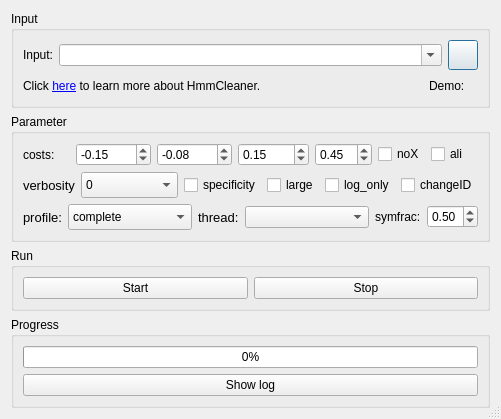
<?xml version="1.0" encoding="UTF-8"?>
<ui version="4.0">
 <class>HmmCleaner</class>
 <widget class="QDialog" name="HmmCleaner">
  <property name="geometry">
   <rect>
    <x>0</x>
    <y>0</y>
    <width>501</width>
    <height>388</height>
   </rect>
  </property>
  <property name="windowTitle">
   <string>HmmCleaner</string>
  </property>
  <property name="styleSheet">
   <string notr="true"/>
  </property>
  <property name="sizeGripEnabled">
   <bool>true</bool>
  </property>
  <layout class="QVBoxLayout" name="verticalLayout">
   <item>
    <widget class="QGroupBox" name="groupBox_4">
     <property name="title">
      <string>Input</string>
     </property>
     <layout class="QGridLayout" name="gridLayout_2">
      <item row="0" column="0">
       <layout class="QHBoxLayout" name="horizontalLayout_5">
        <item>
         <widget class="QLabel" name="label_4">
          <property name="text">
           <string>Input:</string>
          </property>
         </widget>
        </item>
        <item>
         <widget class="ListQCombobox" name="comboBox_4">
          <property name="sizePolicy">
           <sizepolicy hsizetype="Expanding" vsizetype="Fixed">
            <horstretch>0</horstretch>
            <verstretch>0</verstretch>
           </sizepolicy>
          </property>
          <property name="acceptDrops">
           <bool>true</bool>
          </property>
          <property name="editable">
           <bool>true</bool>
          </property>
          <property name="sizeAdjustPolicy">
           <enum>QComboBox::AdjustToMinimumContentsLength</enum>
          </property>
         </widget>
        </item>
        <item>
         <widget class="QPushButton" name="pushButton_3">
          <property name="sizePolicy">
           <sizepolicy hsizetype="Fixed" vsizetype="Fixed">
            <horstretch>0</horstretch>
            <verstretch>0</verstretch>
           </sizepolicy>
          </property>
          <property name="minimumSize">
           <size>
            <width>30</width>
            <height>30</height>
           </size>
          </property>
          <property name="maximumSize">
           <size>
            <width>30</width>
            <height>30</height>
           </size>
          </property>
          <property name="styleSheet">
           <string notr="true"/>
          </property>
          <property name="text">
           <string/>
          </property>
         </widget>
        </item>
       </layout>
      </item>
      <item row="1" column="0">
       <layout class="QHBoxLayout" name="horizontalLayout_3">
        <item>
         <widget class="QLabel" name="label_5">
          <property name="text">
           <string>&lt;html&gt;&lt;head/&gt;&lt;body&gt;&lt;p&gt;Click &lt;a href=&quot;https://metacpan.org/pod/release/ARNODF/Bio-MUST-Apps-HmmCleaner-0.180750/bin/HmmCleaner.pl&quot;&gt;&lt;span style=&quot; text-decoration: underline; color:#0000ff;&quot;&gt;here&lt;/span&gt;&lt;/a&gt; to learn more about HmmCleaner.&lt;/p&gt;&lt;/body&gt;&lt;/html&gt;</string>
          </property>
          <property name="openExternalLinks">
           <bool>true</bool>
          </property>
         </widget>
        </item>
        <item>
         <spacer name="horizontalSpacer">
          <property name="orientation">
           <enum>Qt::Horizontal</enum>
          </property>
          <property name="sizeHint" stdset="0">
           <size>
            <width>58</width>
            <height>20</height>
           </size>
          </property>
         </spacer>
        </item>
        <item>
         <widget class="QLabel" name="label_3">
          <property name="text">
           <string>Demo:</string>
          </property>
         </widget>
        </item>
        <item>
         <widget class="ClickedLableGif" name="label_7">
          <property name="toolTip">
           <string>Brief example</string>
          </property>
          <property name="text">
           <string/>
          </property>
         </widget>
        </item>
       </layout>
      </item>
     </layout>
    </widget>
   </item>
   <item>
    <widget class="QGroupBox" name="groupBox_2">
     <property name="title">
      <string>Parameter</string>
     </property>
     <layout class="QVBoxLayout" name="verticalLayout_3">
      <item>
       <layout class="QHBoxLayout" name="horizontalLayout">
        <item>
         <widget class="QLabel" name="label">
          <property name="toolTip">
           <string>Cost parameters that defines the low similarity segments detected by HmmCleaner</string>
          </property>
          <property name="text">
           <string>costs:</string>
          </property>
         </widget>
        </item>
        <item>
         <widget class="QDoubleSpinBox" name="doubleSpinBox">
          <property name="minimum">
           <double>-9999.000000000000000</double>
          </property>
          <property name="maximum">
           <double>0.000000000000000</double>
          </property>
          <property name="singleStep">
           <double>0.010000000000000</double>
          </property>
          <property name="value">
           <double>-0.150000000000000</double>
          </property>
         </widget>
        </item>
        <item>
         <widget class="QDoubleSpinBox" name="doubleSpinBox_2">
          <property name="minimum">
           <double>-9999.000000000000000</double>
          </property>
          <property name="maximum">
           <double>0.000000000000000</double>
          </property>
          <property name="singleStep">
           <double>0.010000000000000</double>
          </property>
          <property name="value">
           <double>-0.080000000000000</double>
          </property>
         </widget>
        </item>
        <item>
         <widget class="QDoubleSpinBox" name="doubleSpinBox_3">
          <property name="maximum">
           <double>9999.000000000000000</double>
          </property>
          <property name="singleStep">
           <double>0.010000000000000</double>
          </property>
          <property name="value">
           <double>0.150000000000000</double>
          </property>
         </widget>
        </item>
        <item>
         <widget class="QDoubleSpinBox" name="doubleSpinBox_4">
          <property name="singleStep">
           <double>0.010000000000000</double>
          </property>
          <property name="value">
           <double>0.450000000000000</double>
          </property>
         </widget>
        </item>
        <item>
         <widget class="QCheckBox" name="checkBox_5">
          <property name="toolTip">
           <string>Convert X characters to gaps that will not be taken into account by HmmCleaner.</string>
          </property>
          <property name="layoutDirection">
           <enum>Qt::LeftToRight</enum>
          </property>
          <property name="text">
           <string>noX</string>
          </property>
         </widget>
        </item>
        <item>
         <widget class="QCheckBox" name="checkBox_4">
          <property name="toolTip">
           <string>Outputs result file(s) in ali MUST format.</string>
          </property>
          <property name="text">
           <string>ali</string>
          </property>
         </widget>
        </item>
       </layout>
      </item>
      <item>
       <layout class="QHBoxLayout" name="horizontalLayout_4">
        <item>
         <widget class="QLabel" name="label_25">
          <property name="font">
           <font>
            <pointsize>10</pointsize>
           </font>
          </property>
          <property name="toolTip">
           <string>Verbosity level for logging to STDERR </string>
          </property>
          <property name="text">
           <string>verbosity</string>
          </property>
          <property name="buddy">
           <cstring>comboBox_3</cstring>
          </property>
         </widget>
        </item>
        <item>
         <widget class="QComboBox" name="comboBox_5">
          <property name="sizePolicy">
           <sizepolicy hsizetype="Expanding" vsizetype="Fixed">
            <horstretch>0</horstretch>
            <verstretch>0</verstretch>
           </sizepolicy>
          </property>
          <property name="minimumSize">
           <size>
            <width>13</width>
            <height>26</height>
           </size>
          </property>
          <property name="toolTip">
           <string>Verbosity level for logging to STDERR </string>
          </property>
          <item>
           <property name="text">
            <string>0</string>
           </property>
          </item>
          <item>
           <property name="text">
            <string>1</string>
           </property>
          </item>
          <item>
           <property name="text">
            <string>2</string>
           </property>
          </item>
          <item>
           <property name="text">
            <string>3</string>
           </property>
          </item>
          <item>
           <property name="text">
            <string>4</string>
           </property>
          </item>
          <item>
           <property name="text">
            <string>5</string>
           </property>
          </item>
         </widget>
        </item>
        <item>
         <widget class="QCheckBox" name="checkBox">
          <property name="toolTip">
           <string>Load predifined cost parameters optimized to give more weigth on specificity. Can be use with --large option. User defined costs will be prioritary if present.</string>
          </property>
          <property name="text">
           <string>specificity</string>
          </property>
         </widget>
        </item>
        <item>
         <widget class="QCheckBox" name="checkBox_2">
          <property name="toolTip">
           <string>Load predifined cost parameters optimized for MSA with at least 50 sequences. Can be use with --specificity option. User defined costs will be prioritary if present.</string>
          </property>
          <property name="text">
           <string>large</string>
          </property>
         </widget>
        </item>
        <item>
         <widget class="QCheckBox" name="checkBox_3">
          <property name="toolTip">
           <string>Only outputs list of segments removed.</string>
          </property>
          <property name="text">
           <string>log_only</string>
          </property>
         </widget>
        </item>
        <item>
         <widget class="QCheckBox" name="checkBox_6">
          <property name="toolTip">
           <string>Determine if output will have defline with generic suffix (_hmmcleaned)</string>
          </property>
          <property name="text">
           <string>changeID</string>
          </property>
         </widget>
        </item>
       </layout>
      </item>
      <item>
       <layout class="QHBoxLayout" name="horizontalLayout_6">
        <item>
         <widget class="QLabel" name="label_24">
          <property name="font">
           <font>
            <pointsize>10</pointsize>
           </font>
          </property>
          <property name="toolTip">
           <string>Determine how the profile will be create complete or leave-one-out (default: complete) leave-one-out = without the analyzed sequence (new profile each time) complete = all sequences (same profile for each sequence) First case is more sensitive but need more ressources (hence more time)</string>
          </property>
          <property name="text">
           <string>profile:</string>
          </property>
          <property name="buddy">
           <cstring>comboBox_3</cstring>
          </property>
         </widget>
        </item>
        <item>
         <widget class="QComboBox" name="comboBox_3">
          <property name="sizePolicy">
           <sizepolicy hsizetype="Expanding" vsizetype="Fixed">
            <horstretch>0</horstretch>
            <verstretch>0</verstretch>
           </sizepolicy>
          </property>
          <property name="minimumSize">
           <size>
            <width>13</width>
            <height>26</height>
           </size>
          </property>
          <property name="toolTip">
           <string>Determine how the profile will be create complete or leave-one-out (default: complete) leave-one-out = without the analyzed sequence (new profile each time) complete = all sequences (same profile for each sequence) First case is more sensitive but need more ressources (hence more time)</string>
          </property>
          <item>
           <property name="text">
            <string>complete</string>
           </property>
          </item>
          <item>
           <property name="text">
            <string>leave-one-out</string>
           </property>
          </item>
         </widget>
        </item>
        <item>
         <widget class="QLabel" name="label_40">
          <property name="font">
           <font>
            <pointsize>10</pointsize>
           </font>
          </property>
          <property name="toolTip">
           <string>Amino acid score matrix to use</string>
          </property>
          <property name="text">
           <string>thread:</string>
          </property>
         </widget>
        </item>
        <item>
         <widget class="QComboBox" name="comboBox_6">
          <property name="sizePolicy">
           <sizepolicy hsizetype="Expanding" vsizetype="Fixed">
            <horstretch>0</horstretch>
            <verstretch>0</verstretch>
           </sizepolicy>
          </property>
          <property name="toolTip">
           <string>Amino acid score matrix to use</string>
          </property>
          <property name="currentIndex">
           <number>-1</number>
          </property>
         </widget>
        </item>
        <item>
         <layout class="QHBoxLayout" name="horizontalLayout_2">
          <item>
           <widget class="QLabel" name="label_9">
            <property name="toolTip">
             <string>Handle the symfrac option of hmmbuild modifying the required fraction of sequences to consider a position as a consensus column</string>
            </property>
            <property name="text">
             <string>symfrac:</string>
            </property>
           </widget>
          </item>
          <item>
           <widget class="QDoubleSpinBox" name="doubleSpinBox_6">
            <property name="toolTip">
             <string>Handle the symfrac option of hmmbuild modifying the required fraction of sequences to consider a position as a consensus column</string>
            </property>
            <property name="maximum">
             <double>1.000000000000000</double>
            </property>
            <property name="singleStep">
             <double>0.010000000000000</double>
            </property>
            <property name="value">
             <double>0.500000000000000</double>
            </property>
           </widget>
          </item>
         </layout>
        </item>
       </layout>
      </item>
     </layout>
    </widget>
   </item>
   <item>
    <widget class="QGroupBox" name="groupBox_3">
     <property name="title">
      <string>Run</string>
     </property>
     <layout class="QGridLayout" name="gridLayout_3" columnstretch="1,1">
      <item row="0" column="0">
       <widget class="ArrowPushButton" name="pushButton">
        <property name="text">
         <string>Start</string>
        </property>
        <property name="icon">
         <iconset resource="../myRes.qrc">
          <normaloff>:/picture/resourses/if_start_60207.png</normaloff>:/picture/resourses/if_start_60207.png</iconset>
        </property>
       </widget>
      </item>
      <item row="0" column="1">
       <widget class="QPushButton" name="pushButton_2">
        <property name="text">
         <string>Stop</string>
        </property>
        <property name="icon">
         <iconset resource="../myRes.qrc">
          <normaloff>:/picture/resourses/if_Delete_1493279.png</normaloff>:/picture/resourses/if_Delete_1493279.png</iconset>
        </property>
       </widget>
      </item>
     </layout>
    </widget>
   </item>
   <item>
    <widget class="QGroupBox" name="groupBox">
     <property name="title">
      <string>Progress</string>
     </property>
     <layout class="QGridLayout" name="gridLayout">
      <item row="0" column="0">
       <widget class="QProgressBar" name="progressBar">
        <property name="value">
         <number>0</number>
        </property>
       </widget>
      </item>
      <item row="1" column="0">
       <widget class="QPushButton" name="pushButton_9">
        <property name="sizePolicy">
         <sizepolicy hsizetype="Expanding" vsizetype="Fixed">
          <horstretch>0</horstretch>
          <verstretch>0</verstretch>
         </sizepolicy>
        </property>
        <property name="text">
         <string>Show log</string>
        </property>
        <property name="icon">
         <iconset resource="../myRes.qrc">
          <normaloff>:/picture/resourses/Eye_Care_Services-512.png</normaloff>:/picture/resourses/Eye_Care_Services-512.png</iconset>
        </property>
       </widget>
      </item>
     </layout>
    </widget>
   </item>
  </layout>
 </widget>
 <customwidgets>
  <customwidget>
   <class>ListQCombobox</class>
   <extends>QComboBox</extends>
   <header>src.CustomWidget.h</header>
  </customwidget>
  <customwidget>
   <class>ArrowPushButton</class>
   <extends>QPushButton</extends>
   <header>src.CustomWidget.h</header>
  </customwidget>
  <customwidget>
   <class>ClickedLableGif</class>
   <extends>QLabel</extends>
   <header>src.CustomWidget.h</header>
  </customwidget>
 </customwidgets>
 <tabstops>
  <tabstop>pushButton_3</tabstop>
  <tabstop>comboBox_3</tabstop>
  <tabstop>comboBox_4</tabstop>
  <tabstop>pushButton</tabstop>
  <tabstop>pushButton_2</tabstop>
  <tabstop>pushButton_9</tabstop>
 </tabstops>
 <resources>
  <include location="../myRes.qrc"/>
 </resources>
 <connections/>
</ui>
